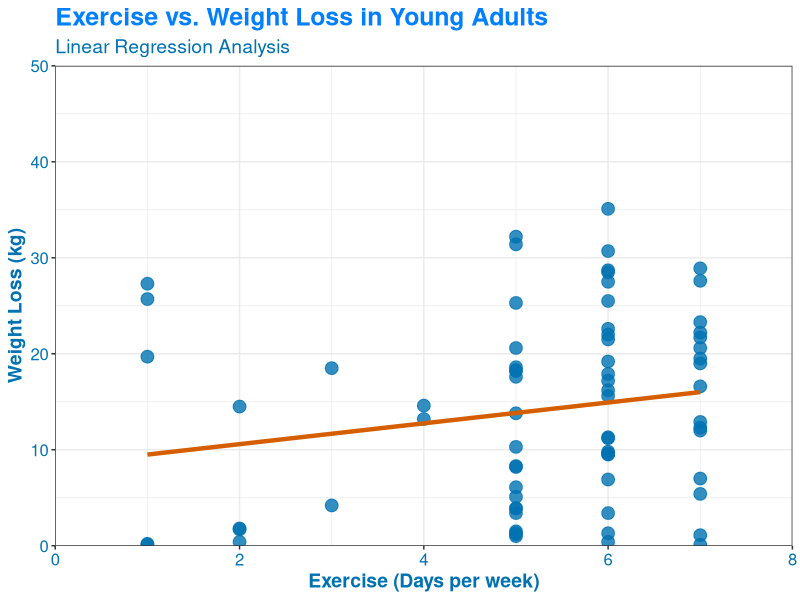

Source code (R):
# Install packages
install.packages(c("ggplot2", "tidyverse"))

# Call the packages
library(ggplot2)
library(tidyverse)

# Import the data
data <- read.csv("data.csv")

# Calculate Weight_loss as Starting_weight - Current_weight
data$Weight_loss <- data$Starting_weight - data$Current_weight

# Calculate descriptive statistics
exercise_mean <- mean(data$Exercise)
exercise_sd <- sd(data$Exercise)

inweight_mean<-mean(data$Starting_weight)
inweight_sd<-sd(data$Starting_weight)

curweight_mean<-mean(data$Current_weight)
curweight_sd<-sd(data$Current_weight)

weight_loss_mean <- mean(data$Weight_loss)
weight_loss_sd <- sd(data$Weight_loss)

# Create a scatterplot of exercise vs. weight loss
plot<-ggplot(data, aes(x = Exercise, y = Weight_loss)) +
  geom_point(size = 4, alpha = 0.8, color = "#0072B2") +
  geom_smooth(method = "lm", se = FALSE, color = "#D55E00", size = 1.5) +
  labs(x = "Exercise (Days per week)", y = "Weight Loss (kg)", title = "Exercise vs. Weight Loss in Young Adults",
       subtitle = "Linear Regression Analysis") +
  theme_bw()+
  theme(plot.title = element_text(color = "#007FFF", size = 18, face = "bold"),
        plot.subtitle = element_text(color = "#0072B2", size = 14),
        axis.title.x = element_text(color = "#0072B2", size = 14, face = "bold"),
        axis.title.y = element_text(color = "#0072B2", size = 14, face = "bold"),
        axis.text = element_text(color = "#0072B2", size = 12),
        legend.title = element_blank(),
        legend.text = element_text(color = "#0072B2", size = 12))+
scale_x_continuous (limits=c(0,8), expand=c(0,0)) +
  
  scale_y_continuous(limits=c(0,50), expand=c(0,0))
# Calculate correlation between exercise and weight loss
correlation <- cor(data$Exercise, data$Weight_loss)

# Perform linear regression analysis
fit <- lm(Weight_loss ~ Exercise, data = data)
summary(fit)

# Print descriptive statistics and correlation
cat("\n","Exercise(Days/week) :-","\n", "Mean:", exercise_mean, "\b",",",
"Standard Deviation:", exercise_sd, "\n",

"\n","Starting Weight(in kg) :- ","\n", "Mean:", inweight_mean, "\b",",",
    "Standard Deviation:", inweight_sd, "\n",

"\n","Final Weight(in kg) :-","\n", "Mean:", curweight_mean, "\b",",",
"Standard Deviation:", curweight_sd, "\n",


"\n","Weight loss(in kg) :-","\n", "Mean:", weight_loss_mean, "\b",",",
"Standard Deviation:", weight_loss_sd, "\n",

"\n","Correlation between exercise and weight loss:", correlation, "\n")

#print(plot)
